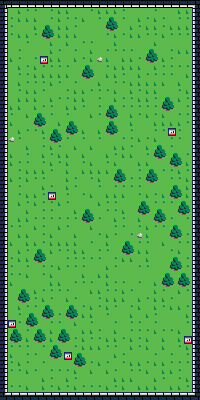

A level layout from a 2D game, rendered from its tile map. Below: a short description, then the map file with its tile-grid data intact:
An orthogonal 25x50 tile map with 8x8 px tiles, 1 tile layer (Tile Layer 1) and 7 objects.

<map version="1.0" orientation="orthogonal" renderorder="right-down" width="25" height="50" tilewidth="8" tileheight="8" nextobjectid="9">
 <tileset firstgid="1" name="tiles" tilewidth="8" tileheight="8" tilecount="256">
  <image source="../images/tiles.png" width="128" height="128" />
 </tileset>
 <layer name="Tile Layer 1" width="25" height="50">
  <data encoding="csv">
7,8,8,8,8,8,8,8,8,8,8,8,8,8,8,8,8,8,8,8,8,8,8,8,9,
23,51,49,50,50,51,50,49,49,51,51,50,49,49,49,50,51,51,51,50,51,51,49,49,25,
23,50,49,49,49,51,50,49,50,50,49,51,50,53,54,50,51,49,50,49,50,51,50,50,25,
23,50,51,51,49,53,54,49,49,50,51,51,51,69,70,51,49,50,49,49,50,49,49,49,25,
23,50,49,49,50,69,70,49,49,49,51,51,51,50,49,50,49,49,50,50,49,50,50,50,25,
23,51,51,50,51,51,49,51,49,51,50,50,51,51,49,51,51,51,51,49,51,51,51,51,25,
23,51,50,51,51,51,49,50,51,50,51,49,51,50,50,50,50,51,53,54,51,50,49,49,25,
23,49,50,51,50,13,49,49,51,49,50,49,52,49,51,49,49,50,69,70,49,50,51,51,25,
23,51,49,50,49,50,50,50,50,51,53,54,51,50,49,49,49,49,51,49,50,50,50,50,25,
23,51,50,50,49,49,49,49,49,51,69,70,51,49,49,50,51,49,50,50,50,50,51,49,25,
23,51,49,50,50,50,49,50,51,50,51,51,49,51,50,50,49,49,49,49,49,51,49,51,25,
23,51,50,49,49,50,51,51,50,49,49,50,50,50,49,51,49,50,49,49,51,51,50,49,25,
23,51,49,49,49,51,49,50,50,49,49,51,50,51,49,50,50,49,49,50,53,54,49,50,25,
23,49,49,51,49,50,50,51,49,49,50,51,50,53,54,50,50,50,50,50,69,70,51,50,25,
23,50,51,49,53,54,50,51,50,51,51,49,50,69,70,51,49,50,49,50,49,51,50,50,25,
23,49,51,51,69,70,51,49,53,54,51,51,51,53,54,51,49,51,51,49,49,49,49,50,25,
23,51,49,50,50,49,53,54,69,70,49,51,49,69,70,51,50,51,51,50,50,13,50,51,25,
23,52,50,51,51,50,69,70,50,51,50,51,50,51,51,50,50,49,50,49,51,50,50,51,25,
23,51,51,49,51,50,49,50,51,49,51,49,51,51,49,49,50,51,49,53,54,50,51,51,25,
23,49,51,50,51,49,50,49,49,51,49,51,51,49,50,49,49,51,50,69,70,53,54,50,25,
23,49,50,50,51,50,49,50,49,51,50,49,51,50,49,51,51,49,49,51,51,69,70,49,25,
23,51,50,49,49,49,50,51,49,51,49,49,49,49,53,54,51,50,53,54,50,50,49,50,25,
23,49,50,49,50,50,51,51,49,50,51,50,49,51,69,70,50,50,69,70,51,50,50,49,25,
23,51,50,51,51,49,50,51,49,50,51,51,50,51,50,50,50,50,51,51,51,53,54,49,25,
23,51,50,49,49,50,13,51,50,51,50,49,51,49,49,49,51,50,49,50,49,69,70,49,25,
23,51,49,50,49,50,50,49,50,51,51,51,49,50,50,51,51,53,54,50,50,50,53,54,25,
23,51,51,49,51,50,50,51,51,49,53,54,51,50,50,49,51,69,70,53,54,51,69,70,25,
23,51,49,49,50,50,50,50,50,50,69,70,50,51,49,50,51,49,51,69,70,50,51,50,25,
23,50,50,51,49,50,51,49,50,51,51,49,51,51,50,50,51,50,49,50,50,53,54,51,25,
23,51,49,49,51,50,49,51,51,49,51,51,50,49,50,51,50,52,49,51,51,69,70,50,25,
23,49,51,49,49,50,49,49,49,49,51,50,51,49,51,53,54,50,50,51,49,51,50,50,25,
23,51,49,50,53,54,49,50,50,49,49,51,50,50,51,69,70,49,49,51,51,50,49,51,25,
23,50,49,49,69,70,51,51,50,50,50,50,50,51,50,49,49,51,49,51,51,53,54,50,25,
23,50,51,50,51,50,50,49,50,50,50,51,51,49,50,51,51,50,50,51,51,69,70,50,25,
23,50,50,49,51,50,49,51,51,51,49,51,49,49,51,51,51,51,51,51,53,54,53,54,25,
23,49,51,51,51,51,49,49,51,50,50,50,51,49,50,50,51,50,51,49,69,70,69,70,25,
23,51,53,54,49,50,50,50,50,51,51,49,49,50,50,49,50,51,51,49,50,51,49,50,25,
23,51,69,70,50,49,50,51,49,50,51,51,50,49,49,49,51,49,50,49,49,50,51,51,25,
23,51,49,50,50,53,54,51,53,54,50,49,50,49,50,51,50,49,51,49,50,49,49,50,25,
23,51,50,53,54,69,70,50,69,70,49,49,51,50,51,51,49,51,49,50,51,51,51,49,25,
23,13,50,69,70,51,50,50,51,49,51,50,51,51,50,51,50,50,51,50,51,51,51,50,25,
23,53,54,50,53,54,49,53,54,51,49,49,50,51,49,51,50,50,50,49,50,50,49,51,25,
23,69,70,49,69,70,49,69,70,50,49,50,50,49,49,50,49,50,49,51,49,51,49,13,25,
23,50,50,50,51,50,53,54,51,50,49,49,49,50,50,51,49,50,49,51,49,51,50,49,25,
23,49,51,50,50,51,69,70,13,53,54,51,51,51,49,50,51,51,51,50,51,50,51,50,25,
23,50,49,50,51,50,51,51,51,69,70,50,49,50,51,50,49,49,50,49,49,50,50,50,25,
23,50,50,49,50,51,50,50,50,49,51,49,51,49,50,51,50,50,49,51,49,49,50,51,25,
23,51,51,51,51,49,50,51,49,50,51,51,51,51,49,49,49,51,51,49,50,51,50,49,25,
23,50,50,49,51,49,50,49,50,49,50,50,50,49,50,49,51,49,49,49,51,49,49,50,25,
39,40,40,40,40,40,40,40,40,40,40,40,40,40,40,40,40,40,40,40,40,40,40,40,41
</data>
 </layer>
 <objectgroup name="T-18">
  <object id="1" x="16" y="360" width="16" height="16" />
 </objectgroup>
 <objectgroup name="player">
  <object id="2" x="160" y="16" width="16" height="16" />
 </objectgroup>
 <objectgroup name="R-10">
  <object id="3" x="24" y="200" width="16" height="16" />
  <object id="4" x="144" y="288" width="16" height="16" />
 </objectgroup>
 <objectgroup name="spawner">
  <object id="5" x="64" y="88" width="8" height="8" />
  <object id="6" x="120" y="192" width="8" height="8" />
  <object id="8" x="56" y="280" width="8" height="8" />
 </objectgroup>
</map>